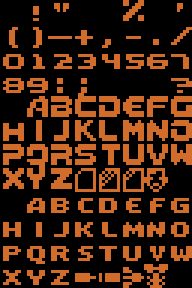
#> input picture ui/doomfont.png, 64 x 96 px (shown 3 times larger)
$ python font_png_to_json.py
#> lines starting #> are read from the running program, lines starting #| are printed output that depends on the picture
#!/usr/bin/env python3
"""One-off: seed editor/font.json from ui/doomfont.png (needs Pillow).

After this, editor/font.json is the source of truth (tools/genuifont.py reads it).
Output format matches editor/js/fontModel.js fontToJson, so the editor's first save
does not rewrite the file.
"""

from __future__ import annotations

import json
from pathlib import Path

from PIL import Image

ROOT = Path(__file__).resolve().parents[1]
PNG = ROOT / "ui" / "doomfont.png"
OUT = ROOT / "editor" / "font.json"

COLS = 8
ROWS = 12
CELL = 8
ASCII_BASE = 32


def glyph_rows(im: Image.Image, col: int, row: int) -> list[int]:
    out = []
    for y in range(CELL):
        b = 0
        for x in range(CELL):
            if im.getpixel((col * CELL + x, row * CELL + y)) > 128:
                b |= 0x80 >> x
        out.append(b)
    return out


def main() -> None:
    im = Image.open(PNG).convert("L")
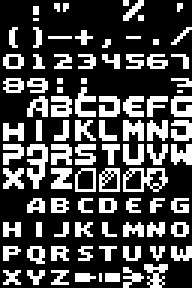
#> im: PIL image 64x96 L (shown 3 times larger); values 0 (black) and 131 (white), 29.8% white in thin lines or dots
    w, h = im.size
#> w = 64; h = 96
    if w != COLS * CELL or h != ROWS * CELL:
        raise SystemExit(f"{PNG} is {w}x{h}, expected {COLS * CELL}x{ROWS * CELL}")

    lines = []
    for i in range(COLS * ROWS):
        code = ASCII_BASE + i
        rows = glyph_rows(im, i % COLS, i // COLS)
        ch = "DEL" if code == 127 else chr(code)
        hexes = ", ".join(f'"{r:02X}"' for r in rows)
        lines.append(f'    {{ "code": {code}, "char": {json.dumps(ch)}, "rows": [{hexes}] }}')
#> this loop made 96 passes
#> rows on passes 1 to 12: [0, 0, 0, 0, 0, 0, 0, 0], [0, 0, 24, 24, 24, 0, 24, 0], [0, 54, 54, 20, 0, 0, 0, 0], [0, 0, 0, 0, 0, 0, 0, 0], [0, 0, 0, 0, 0, 0, 0, 0], [99, 103, 14, 28, 56, 115, 99, 0], [0, 0, 0, 0, 0, 0, 0, 0], [0, 24, 24, 16, 0, 0, 0, 0], [0, 12, 24, 24, 24, 24, 24, 12], [0, 24, 12, 12, 12, 12, 12, 24], [0, 0, 0, 0, 255, 0, 0, 0], [0, 0, 24, 24, 126, 24, 24, 0]
#> after the loop, lines = 96 items

    text = (
        '{\n  "version": 1,\n  "firstChar": 32,\n  "glyphs": [\n'
        + ",\n".join(lines)
        + "\n  ]\n}\n"
    )
    OUT.write_text(text, encoding="utf-8", newline="\n")
    print(f"Wrote {OUT}")


if __name__ == "__main__":
    main()
